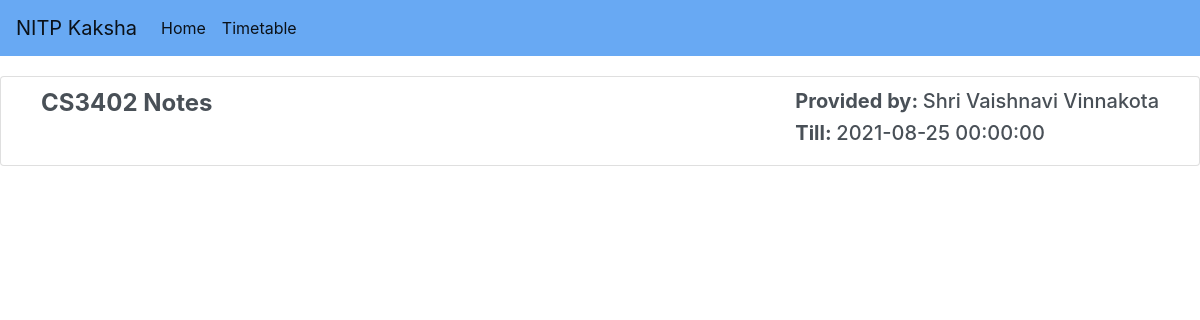
Page /notes/CS3402 on the committed database.
### app.py (models this page shows)
class Notes(db.Model):
    id = db.Column(db.Integer, primary_key=True)
    course = db.Column(db.String(20), nullable = False)
    notes_name = db.Column(db.String(30), nullable = False)
    notes_link = db.Column(db.Text(), unique=True, nullable = False, default='#')
    provided_by = db.Column(db.String(100), nullable = False, default='Anonymous')
    till_date = db.Column(db.DateTime())
    def __repr__(self):
        return f"Notes('{self.id}', '{self.notes_name}', '{self.course}', '{self.provided_by}', '{self.till_date}')"

### app.py (the view)
@app.route("/notes/<course>", methods=['GET', 'POST'])
def notes(course):
    notes = Notes.query.filter_by(course = course).all()
    print(notes)
    return render_template('notes.html', notes = notes)

### templates/notes.html
{% extends "layout.html" %}
{% block content %}
<div class="list-group my-list">
    {% for n in notes %}
    <a href="{{ n.notes_link }}" class="list-group-item list-group-item-action">
        <div class="d-flex justify-content-between" style="margin-left: 20px; margin-right: 20px;">
            <h4><strong>{{ n.notes_name }}</strong></h4>
            <div>
            <h5><strong>Provided by: </strong>{{ n.provided_by }}</h5>
            <h5><strong>Till: </strong>{{ n.till_date }}</h5>
            </div>
        </div>
    </a>
    {% endfor %}
</div>
{% endblock content %}

### static/style.css (style rules this page uses)
.my-list { margin-top: 20px; }

### rows in the picture
Notes: notes_name "CS3402 Notes", provided_by "Shri Vaishnavi Vinnakota", till_date "2021-08-25 00:00:00"
